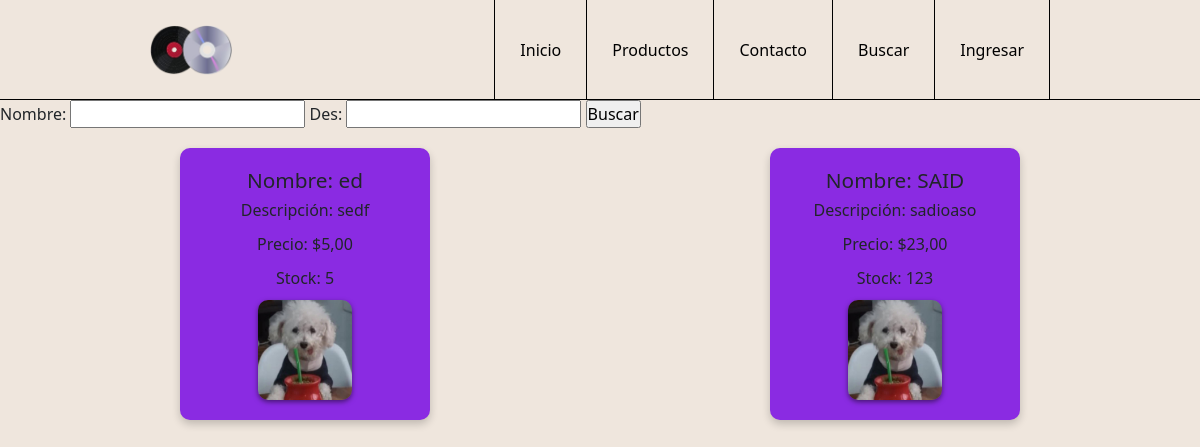
The app's page /Producto/, older data.
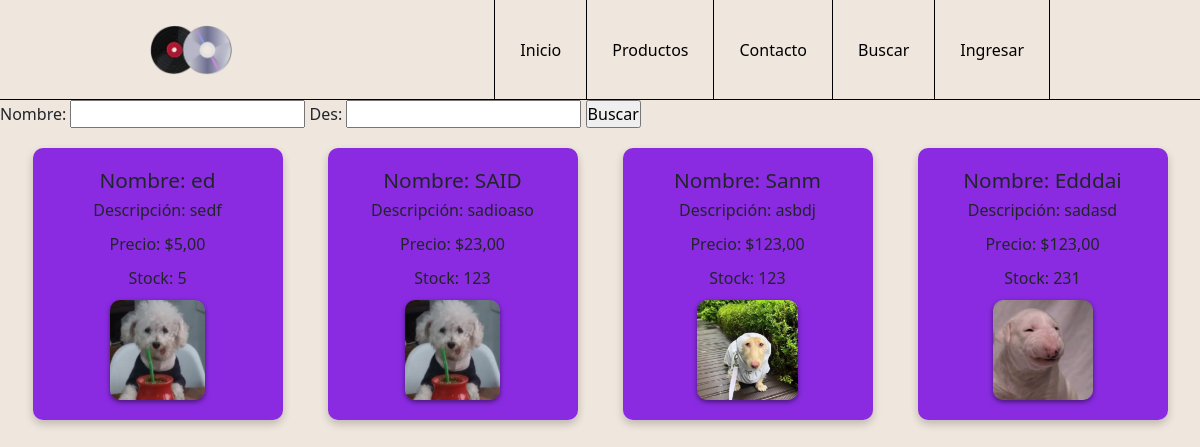
The same page, newer data.
### Api/models.py (models this page shows, shortened)
class Producto(models.Model):
    Codigo = models.AutoField(primary_key=True)
    Nombre = models.CharField(max_length=100)
    Descripcion = models.TextField()
    Precio = models.DecimalField(max_digits=10, decimal_places=2)
    Stock = models.IntegerField()
    Imagen = models.ImageField(upload_to="Musimg", null=True)

### Api/views.py (the view)
# urls.py: path('Producto/', producto, name='Producto'),
def producto(request):
    query= Producto.objects.all()
    filtroNom = request.GET.get('filtroNom')
    filtroDes = request.GET.get('filtroDes')
    if filtroNom:
        query=Producto.objects.filter(
            Q(Nombre__icontains=filtroNom) |
            Q(Descripcion__icontains=filtroDes)
        )
    else:
        query = Producto.objects.all()
    data={
        'productos':query
    }
    return render(request,"pages/Productos.html", data)

### Api/templates/Pages/Productos.html
{% extends "index.html" %}
{% block content %}
        <div class="filtros">
            <form action="" method="get">
                <label for="">Nombre: </label>
                <input type="text" name="filtroNom" id="">
                <label for="">Des: </label>
                <input type="text" name="filtroDes" id="">
                <input type="submit" value="Buscar">
            </form>
        </div>
        <div class="tarjetas">
            {% for i in productos %}
                <div class="tar">
                    <h1>Nombre: {{i.Nombre}}</h1>
                    <p>Descripción: {{i.Descripcion}}</p>
                    <p>Precio: ${{i.Precio}}</p>
                    <p>Stock: {{i.Stock}}</p>
                    <img src="{{i.Imagen.url}}" alt="">
                </div>
            {% endfor %}
        </div>
{% endblock content %}

Row changes from the older to the newer data that the page shows:
added Producto: Nombre "Sanm", Descripcion "asbdj", Precio "123,00", Stock "123", Imagen (picture)
added Producto: Nombre "Edddai", Descripcion "sadasd", Precio "123,00", Stock "231", Imagen (picture)
